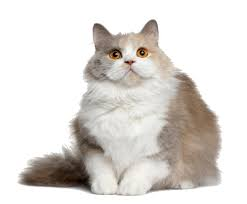
//> input picture FindAreaDemo/cat.jpg, 247 x 204 px
$ ./main   (built with g++ and OpenCV 4)
//> lines starting //> are read from the running program, lines starting //| are printed output that depends on the picture; after the words box and inside, x2 and y2 are one past the last pixel; in counts of white or black regions, pixels touching at a corner belong together
#include <opencv2/core/core.hpp>
#include <opencv2/highgui/highgui.hpp>
#include <opencv2/imgproc/imgproc.hpp>

using namespace std;
using namespace cv;
//threshold2/threshold1 -> 推荐比例为3：1 或 2：1
int g_nThreshold1 = 100;
int g_nThreshold2 = 100;

static void On_Canny(int, void*);
void FindEdge();

void main()
{
	FindEdge();
	return;
}

static void On_Canny(int, void*)
{
	Mat gray,edge,blurimg,dst;
	//载入原始图
	Mat src = imread("../cat.jpg");  //工程目录下应该有一张名为1.jpg的素材图
//> src is the input picture: 204 rows x 247 cols, CV_8UC3; mean B, G, R 214.2, 218.3, 222.2
	Mat src1=src.clone();

	//显示原始图
	imshow("src", src);

	//----------------------------------------------------------------------------------
	//	一、最简单的canny用法，拿到原图后直接用。
	//----------------------------------------------------------------------------------
	/*
	cvtColor(src,gray,CV_BGR2GRAY);
	Canny(gray,gray,g_nThreshold1,g_nThreshold2);
	imshow("Canny窗口",gray);
	*/
	//----------------------------------------------------------------------------------
	// 二、先降噪，再用Canny
	//----------------------------------------------------------------------------------
	cvtColor(src,gray,CV_BGR2GRAY);
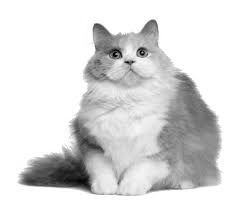
//> gray: 204 rows x 247 cols, CV_8UC1; min 2, max 255, mean 219
	imshow("gray image",gray);
	blur(gray,blurimg,Size(3,3));
	imshow("blue image",blurimg);
	Canny(blurimg,edge,g_nThreshold1,g_nThreshold2,3);
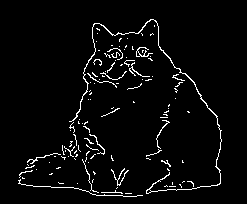
//> edge: 204 rows x 247 cols, CV_8UC1; 3.7% white in thin lines or dots, all inside (x1, y1, x2, y2) = (18, 19, 222, 197)
	imshow("Canny窗口",edge);
}
void FindEdge()
{

	//创建处理窗口
	namedWindow("Canny窗口", 2);
	//创建两条轨迹条
	//创建轨迹条
	createTrackbar("threshold1：", "Canny窗口",&g_nThreshold1,255,On_Canny );
	createTrackbar("threshold2：","Canny窗口",&g_nThreshold2,255*2,On_Canny );
	On_Canny(0,0);
	waitKey(0);
}
